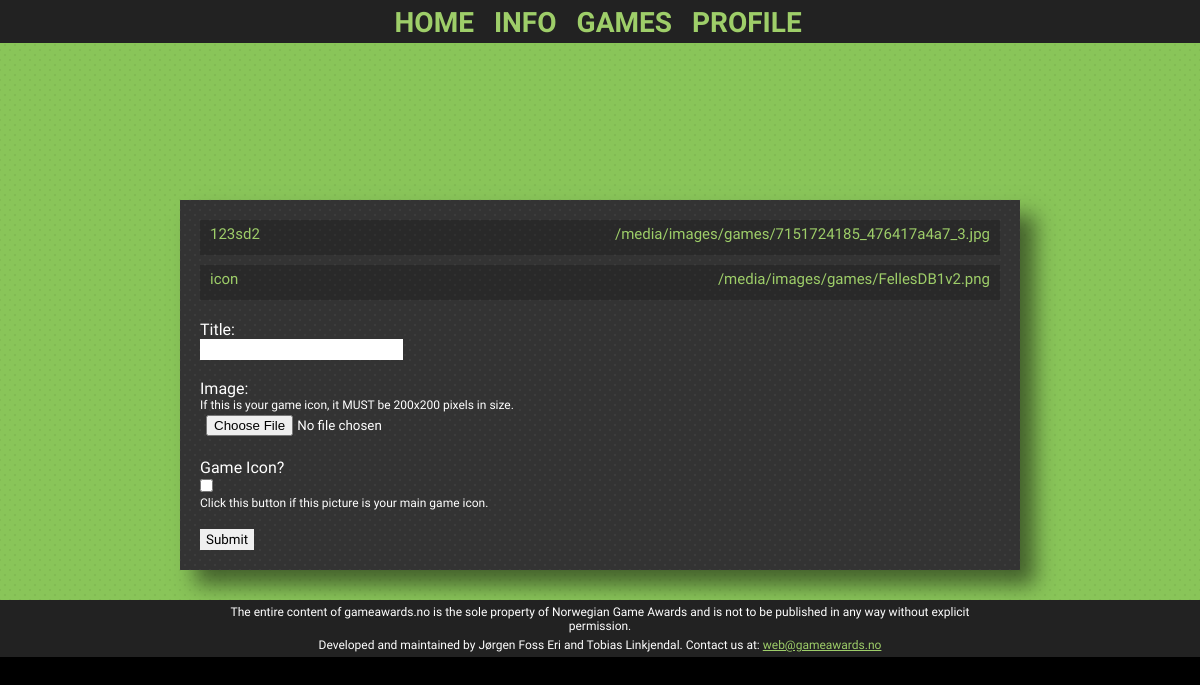
The app's page /gallery/add_game_pic/4/ (signed in), older data.
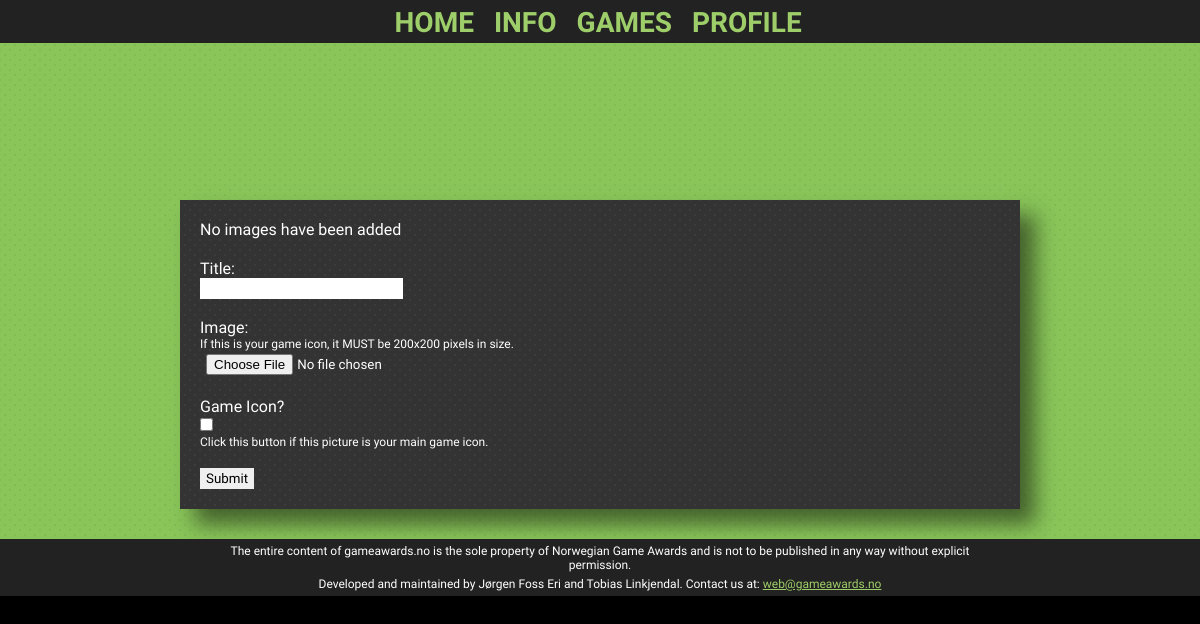
The same page, newer data.
### gallery/models.py (models this page shows, shortened)
class GamePic(models.Model):
    title = models.CharField(max_length = 100)
    image = models.ImageField(upload_to="images/games")
    added_date = models.DateField()
    owner = models.ForeignKey(User)
    game = models.ForeignKey('runs.Game')
    game_icon = models.BooleanField(default=False)

### gallery/views.py (the view)
# urls.py: url(r'add_game_pic/(?P<game_id>\d+)/$', 'add_gamepic_request'),
def add_gamepic_request(request,game_id):
    if not request.user.is_authenticated():
        return HttpResponseRedirect('/login/')
    g = Game.objects.get(pk = game_id)
    images = GamePic.objects.filter(game=g)
    if request.method == 'POST':
        form = GamePicForm(request.POST, request.FILES)
        if form.is_valid():
            p = form.save(commit=False)
            p.added_date = timezone.now()
            p.image = request.FILES['image']
            p.game = get_object_or_404(Game, pk=game_id)
            p.owner = request.user
            p.save()
            if p.game_icon:
                gs = GamePic.objects.filter(game=g, game_icon=True)
                for gp in gs:
                    if gp.id != p.id:
                        gp.game_icon=False;
                        gp.save()
            return HttpResponseRedirect('/gallery/add_game_pic/'+str(game_id))
        else:
            context = {'form':form, 'images':images}
    else:
        form = GamePicForm()
        context = {'form':form,'images':images}
    return render_to_response(
        'gallery/add_game_pic.html',
        context,
        context_instance=RequestContext(request))

### gallery/forms.py
class GamePicForm(ModelForm):
    class Meta:
        model = GamePic
        exclude = ('added_date', 'owner', 'game')

### templates/gallery/add_game_pic.html (shortened to what this page needs)
{% extends "single_page.html" %}
{% block page %}
<div id="add-game-pic-container" class="single-page-container">
    <div id="existing-images-container">
        {% if images %}
            {% for img in images %}
               <div class="text-background existing-image">
                    <div class="existing-image-title">{{ img.title }}</div>
                    <div class="existing-image-url">{{ img.image.url }}</div>
                </div>
            {% endfor %}
        {% else %}
            <p> No images have been added </p>
        {% endif %}
    </div>
    <form action="" method="post" enctype="multipart/form-data">
        <div class="register_div">
                <p><label for="title"{% if form.image.errors %} class="error"{% endif %}>Title:</label></p>
                <p>
                    {{ form.title }}
                </p>
        </div>
        <div class="register_div">
                <p><label for="image"{% if form.image.errors %} class="error"{% endif %}>Image:</label></p>
                <div style="font-size:12px;">
                    If this is your game icon, it MUST be 200x200 pixels in size.
                </div>
                <p>
                    {{ form.image }}
               </p>
        </div>
        <div class="register_div">
                <p><label for="game_icon"{% if form.description.errors %} class="error"{% endif %}>Game Icon?</label></p>
                <p>
                    {{ form.game_icon }} <div style="font-size:12px;">Click this button if this picture is your main game icon.</div>
                </p>
        </div>
        <p><input type="submit" alt="register" /></p>
    </form>
</div>
{% endblock %}

Row changes from the older to the newer data that the page shows:
no longer on this page (row edited): GamePic: title "123sd2", image "/media/images/games/7151724185_476417a4a7_3.jpg"
no longer on this page (row edited): GamePic: title "icon", image "/media/images/games/FellesDB1v2.png"
Text that changed along with them:
text now shown: "No images have been added"
